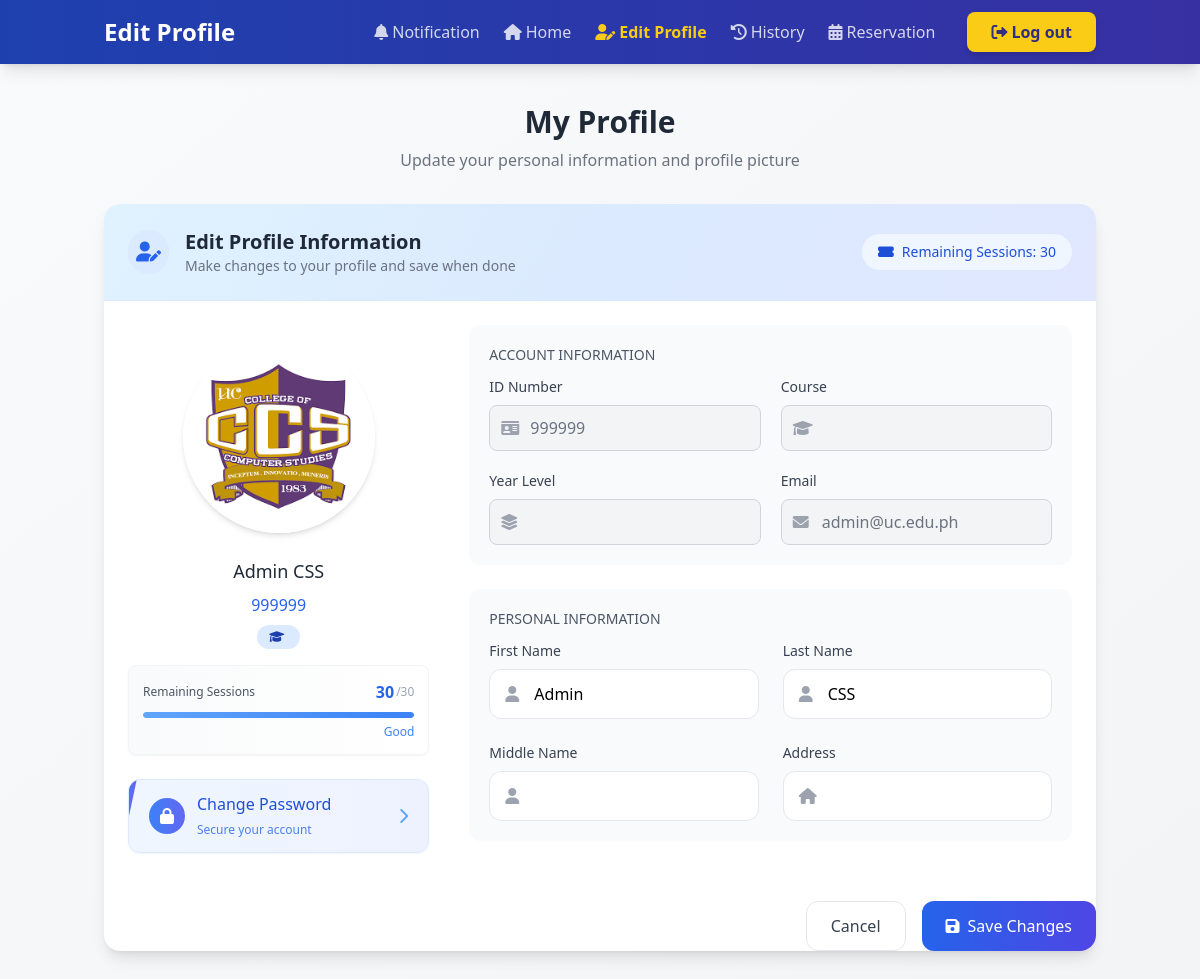
Screenshot of /edit_profile.php (signed in) with the database file from the repository.
### tables this page shows
CREATE TABLE `users` (
  `ID` int(11) NOT NULL,
  `ID_NUMBER` int(11) NOT NULL,
  `LASTNAME` varchar(50) NOT NULL,
  `FIRSTNAME` varchar(50) NOT NULL,
  `MIDDLENAME` varchar(50) DEFAULT NULL,
  `COURSE` varchar(100) DEFAULT NULL,
  `YEAR` int(11) DEFAULT NULL,
  `USERNAME` varchar(50) NOT NULL,
  `PASSWORD` varchar(100) NOT NULL,
  `EMAIL` varchar(100) NOT NULL,
  `ADDRESS` varchar(30) DEFAULT NULL,
  `SESSION` int(11) DEFAULT 30,
  `IMAGE` varchar(100) DEFAULT NULL,
  `CREATED_AT` timestamp NOT NULL DEFAULT current_timestamp(),
  `user_type` enum('student','admin') NOT NULL DEFAULT 'student',
  `POINTS` int(11) DEFAULT 0,
  `current_points` int(11) DEFAULT 0,
  `total_points_earned` int(11) DEFAULT 0,
  `sessions_earned` int(11) DEFAULT 0
);

### edit_profile.php (the view, shortened to what the rows shown need)
<?php
$host = 'localhost';
$username = 'root';
$password = '';
$dbname = 'ccs-sit-in';
$conn = new mysqli($host, $username, $password, $dbname);
$user = $_SESSION['username'];
$stmt = $conn->prepare("SELECT ID_NUMBER, LASTNAME, FIRSTNAME, MIDDLENAME, COURSE, YEAR, EMAIL, ADDRESS, IMAGE, SESSION FROM users WHERE USERNAME = ?");
$stmt->bind_param("s", $user);
$stmt->execute();
$stmt->bind_result($IDNO, $lName, $fName, $MdName, $Course, $Yrlevel, $email, $address, $profile_image, $sessions);
?>
<!DOCTYPE html>
<html lang="en">
<head>
    <script src="https://cdn.tailwindcss.com"></script>
    <link href="https://cdnjs.cloudflare.com/ajax/libs/font-awesome/6.0.0-beta3/css/all.min.css" rel="stylesheet">
</head>
<body class="bg-gradient-to-br from-gray-50 to-gray-100 min-h-screen">
    <header class="bg-gradient-to-r from-blue-800 to-indigo-800 shadow-lg">
        <div class="container mx-auto px-4">
            <nav class="flex items-center justify-between h-16">
                <h2 class="text-2xl font-bold text-white">Edit Profile</h2>
            </nav>
        </div>
    </header>
    <div class="container mx-auto px-4 py-10 max-w-5xl">
        <div class="text-center mb-8">
            <h1 class="text-3xl font-bold text-gray-800">My Profile</h1>
        </div>
        <div class="bg-white rounded-2xl shadow-lg custom-shadow overflow-hidden">
            <div class="profile-gradient p-6 border-b border-blue-100 flex items-center justify-between">
                <div class="flex items-center">
                    <div class="ml-4">
                        <h2 class="text-xl font-semibold text-gray-800">Edit Profile Information</h2>
                    </div>
                </div>
                <div class="hidden sm:block">
                    <div class="flex items-center px-4 py-2 bg-blue-50 rounded-full text-blue-700 text-sm">
                        <i class="fas fa-ticket-alt mr-2"></i>
                        <span class="font-medium">Remaining Sessions: <?php echo $sessions; ?></span>
                    </div>
                </div>
            </div>
            <form method="POST" action="" enctype="multipart/form-data" class="space-y-6">
                <div class="p-6">
                    <div class="flex flex-col md:flex-row gap-10">
                        <div class="md:w-1/3 flex flex-col items-center">
                            <div class="text-center space-y-2">
                                <h3 class="font-medium text-lg text-gray-800">
                                    <?php echo htmlspecialchars($fName . ' ' . $lName); ?>
                                </h3>
                                <p class="text-blue-600 font-medium"><?php echo htmlspecialchars($IDNO); ?></p>
                                <div class="flex justify-center mt-4">
                                    <span class="inline-flex items-center px-3 py-1.5 rounded-full text-xs font-medium bg-blue-100 text-blue-800">
                                    </span>
                                </div>
                            </div>
                            <div class="mt-4 w-full bg-gradient-to-r from-gray-50 to-white rounded-lg p-3.5 shadow-sm border border-gray-100">
                                <?php
                                    $max_sessions = 30;
                                    $current = intval($sessions);
                                    $percentage = min(100, ($current / $max_sessions) * 100);
                                    if ($percentage > 60) {
                                        $status = 'Good';
                                        $status_color = 'text-blue-500';
                                    } else if ($percentage > 30) {
                                        $gradient = 'from-yellow-400 to-yellow-500';
                                        $status = 'Medium';
                                        $status_color = 'text-yellow-500';
                                    } else {
                                        $gradient = 'from-red-400 to-red-500';
                                        $status = 'Low';
                                        $status_color = 'text-red-500';
                                    }
                                ?>
                                <div class="flex justify-between items-center mb-2">
                                    <div class="flex items-center">
                                        <span class="font-semibold text-blue-600"><?php echo $sessions; ?></span>
                                        <span class="text-gray-400 text-xs ml-0.5">/30</span>
                                    </div>
                                </div>
                                <div class="flex justify-between mt-1.5">
                                    <div class="text-xs font-medium <?php echo $status_color; ?>">
                                        <?php echo $status; ?>
                                    </div>
                                </div>
                            </div>
                        </div>
                        <div class="md:w-2/3">
                            <div class="bg-gray-50 p-5 rounded-xl mb-6">
                                <div class="grid grid-cols-1 md:grid-cols-2 gap-5">
                                    <div>
                                        <div class="relative">
                                            <div class="absolute inset-y-0 left-0 pl-3 flex items-center pointer-events-none">
                                            </div>
                                            <input type="text" value="<?php echo htmlspecialchars($IDNO); ?>"
                                                class="w-full pl-10 pr-4 py-2.5 border border-gray-300 rounded-lg bg-gray-100 text-gray-500" readonly>
                                        </div>
                                    </div>
                                    <div>
                                        <div class="relative">
                                            <div class="absolute inset-y-0 left-0 pl-3 flex items-center pointer-events-none">
                                            </div>
                                            <input type="email" value="<?php echo htmlspecialchars($email); ?>"
                                                class="w-full pl-10 pr-4 py-2.5 border border-gray-300 rounded-lg bg-gray-100 text-gray-500" readonly>
                                        </div>
                                    </div>
                                </div>
                            </div>
                            <div class="bg-gray-50 p-5 rounded-xl">
                                <div class="grid grid-cols-1 md:grid-cols-2 gap-6">
                                    <div>
                                        <div class="relative group">
                                            <div class="absolute inset-y-0 left-0 pl-4 flex items-center pointer-events-none">
                                            </div>
                                            <input type="text" name="firstname" value="<?php echo htmlspecialchars($fName); ?>"
                                                class="block w-full pl-11 pr-4 py-3 rounded-xl border border-gray-200 focus:border-indigo-500 focus:ring-2 focus:ring-indigo-200 transition-all" required>
                                        </div>
                                    </div>
                                    <div>
                                        <div class="relative group">
                                            <div class="absolute inset-y-0 left-0 pl-4 flex items-center pointer-events-none">
                                            </div>
                                            <input type="text" name="lastname" value="<?php echo htmlspecialchars($lName); ?>"
                                                class="block w-full pl-11 pr-4 py-3 rounded-xl border border-gray-200 focus:border-indigo-500 focus:ring-2 focus:ring-indigo-200 transition-all" required>
                                        </div>
                                    </div>
                                </div>
                            </div>
                        </div>
                    </div>
                </div>
            </form>
        </div>
    </div>
</body>
</html>

### rows the page displays
users: SESSION "30", FIRSTNAME+LASTNAME "Admin CSS", ID_NUMBER "999999", SESSION "Good", EMAIL "admin@uc.edu.ph", firstname "Admin", lastname "CSS"
